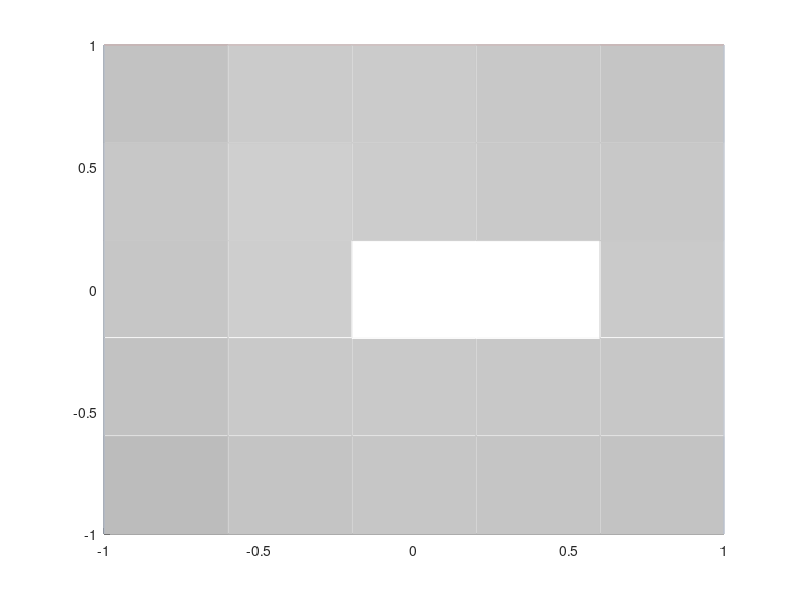

Here is the MATLAB script that generated this plot: (Note: this script raises an error after producing the figure.)
% Radiosity lighting method for a virtual room, in color.
% The routine "radiosity_emptyroom_Fcomp.m" needs to be computed before
% this one. 
%
% Samuli Siltanen January 2021

%% Preliminaries

% Load precomputed stuff
disp('Loading data')
load data/F_emptyroom F n qn d Xmat Ymat Zmat 
disp('Data loaded')

% Adjust the dark shades. Colors darker than the threshold will become
% black, so increasing the threshold will darken the image. 
threshold = 0.05;

% Sigmoid correction for optimal gray levels. Increasing betapar1 will
% darken the image, especially the shadows. Increasing betapar2 will
% lighten the image, especially highlights. 
betapar1 = 1;
betapar2 = 10;

% Camera settings. The camera is located at vector "campos", it is pointed
% towards "camtar", and the view angle is "camang". A larger "camang" value
% will give a more "wide-angle lens", so more of the scene is seen in the
% image. 
campos = [.2 -2.3 -.30];
camtar = [0 0 0];
camang = 70;

%% Construct the color vector (B-vector) using the radiosity lighting model.

% Construct the right hand side Evec of the radiosity equation. Evec
% describes the contribution of emitted light in the scene. For example,
% each pixel belonging to a lamp in the virtual space causes a positive
% element in Evec.
Evec   = zeros(6*n^2,1);
indvec = repmat(logical(0),size(Evec));
indvec(n^2+[1:n^2]) = sqrt((Xmat(:,2)-.3).^2+Ymat(:,2).^2)<.3; % Ceiling lamp
indvec(4*n^2+[1:n^2]) = ...
    ((abs(Zmat(:,5)-0)<.3)&(abs(Ymat(:,5)-0)<.1))|...
    ((abs(Zmat(:,5)-0)<.3)&(abs(Ymat(:,5)-1/2)<.1))|...
    ((abs(Zmat(:,5)-0)<.3)&(abs(Ymat(:,5)+1/2)<.1)); % Rectangular lamps in the left wall
% indvec(4*n^2+[1:n^2]) = ...
%     sqrt((Zmat(:,5)-0).^2+(Ymat(:,5)-0).^2)<.1 |...
%     sqrt((Zmat(:,5)-0).^2+(Ymat(:,5)-1/2).^2)<.1 |...
%     sqrt((Zmat(:,5)-0).^2+(Ymat(:,5)+1/2).^2)<.1; % Round lamps in the left wall
% Evec(n^2+round(n^2/2)-2) = 1;
% Evec(3*n^2+round(n^2/2)-2) = 1;
Evec(indvec) = 1;
disp('Right-hand-side constructed')

% The parameter rho adjusts the surface material (how much incoming light
% is reflected away from a patch, 0<rho<=1)
rho = .9*ones(6*n^2,1);
rho(n^2+[1:n^2]) = 1; % Bright ceiling
rho(2*n^2+[1:n^2]) = .7; % Dark floor

% Solve for color vector.
disp('Solving radiosity equation...')
tic
colorvec_orig = gmres(eye(6*n^2)-repmat(rho,1,6*n^2).*F,Evec);
disp(['Radiosity equation solved in ',num2str(toc),' seconds'])


%% Produce a still image of the scene

% Adjust the dark shades and normalize the values of the color vector 
% between 0 and 1.
colorvec = colorvec_orig-threshold;
colorvec = max(0,colorvec);
colorvec = colorvec/max(colorvec);

% Sigmoid correction for optimal gray levels.
colorvec  = betacdf(colorvec,betapar1,betapar2);
% figure(100)
% clf
% t = linspace(0,1,200);
% plot(t,betacdf(t,betapar1,betapar2));
% title('Grayscale adjustment curve')
% Construct grayscale color matrix by repeating the same color vector for
% red, green and blue channels.


% Construct color matrix 
colorvecR = colorvec;
colorvecR(1:n^2) = colorvecR(1:n^2).^.8; % Back wall
colorvecR(3*n^2+[1:n^2]) = colorvecR(3*n^2+[1:n^2]).^1.2; % Right wall
colorvecR(4*n^2+[1:n^2]) = colorvecR(4*n^2+[1:n^2]).^1.2; % Left wall
colorvecG = colorvec;
colorvecG(1:n^2) = colorvecG(1:n^2).^1.4; % Back wall
colorvecB = colorvec;
colorvecB(1:n^2) = colorvecB(1:n^2).^1.4; % Back wall
colorvecB(3*n^2+[1:n^2]) = colorvecB(3*n^2+[1:n^2]).^.7; % Right wall
colorvecB(4*n^2+[1:n^2]) = colorvecB(4*n^2+[1:n^2]).^.7; % Left wall
colormat = [colorvecR(:),colorvecG(:),colorvecB(:)];



% Create plot window
figure(1)
clf

% Draw all the walls consisting of n x n little squares (pixels).
% Pick the gray value of each square from the illumination vector
% calculated by the radiosity method above

% The back wall
colorind = 1;
for iii = 1:(n^2)
    p1 = patch(...
        [Xmat(iii,1)+d/2,Xmat(iii,1)+d/2,Xmat(iii,1)-d/2,Xmat(iii,1)-d/2],...
        [Ymat(iii,1),Ymat(iii,1),Ymat(iii,1),Ymat(iii,1)],...
        [Zmat(iii,1)-d/2,Zmat(iii,1)+d/2,Zmat(iii,1)+d/2,Zmat(iii,1)-d/2],...
        colormat(colorind,:));
    hold on
    % If the following line is missing, each patch will have black
    % boundaries. Here we set the boundary color to match the patch color,
    % so no boundaries are visible.
    set(p1,'EdgeColor',colormat(colorind,:))
    colorind = colorind+1;
end

% Roof
for iii = 1:(n^2)
    p1 = patch(...
        [Xmat(iii,2)+d/2,Xmat(iii,2)+d/2,Xmat(iii,2)-d/2,Xmat(iii,2)-d/2],...
        [Ymat(iii,2)-d/2,Ymat(iii,2)+d/2,Ymat(iii,2)+d/2,Ymat(iii,2)-d/2],...
        [Zmat(iii,2),Zmat(iii,2),Zmat(iii,2),Zmat(iii,2)],...
        colormat(colorind,:));
    set(p1,'EdgeColor',colormat(colorind,:))
    colorind = colorind+1;
end

% Floor
for iii = 1:(n^2)
    p1 = patch(...
        [Xmat(iii,3)+d/2,Xmat(iii,3)+d/2,Xmat(iii,3)-d/2,Xmat(iii,3)-d/2],...
        [Ymat(iii,3)-d/2,Ymat(iii,3)+d/2,Ymat(iii,3)+d/2,Ymat(iii,3)-d/2],...
        [Zmat(iii,3),Zmat(iii,3),Zmat(iii,3),Zmat(iii,3)],...
        colormat(colorind,:));
    set(p1,'EdgeColor',colormat(colorind,:))
    colorind = colorind+1;
end

% Right-hand-side wall
for iii = 1:(n^2)
    p1 = patch(...
        [Xmat(iii,4),Xmat(iii,4),Xmat(iii,4),Xmat(iii,4)],...
        [Ymat(iii,4)+d/2,Ymat(iii,4)+d/2,Ymat(iii,4)-d/2,Ymat(iii,4)-d/2],...
        [Zmat(iii,4)-d/2,Zmat(iii,4)+d/2,Zmat(iii,4)+d/2,Zmat(iii,4)-d/2],...
        colormat(colorind,:));
    set(p1,'EdgeColor',colormat(colorind,:))
    colorind = colorind+1;
end

% Left-hand-side wall
for iii = 1:(n^2)
    p1 = patch(...
        [Xmat(iii,5),Xmat(iii,5),Xmat(iii,5),Xmat(iii,5)],...
        [Ymat(iii,5)+d/2,Ymat(iii,5)+d/2,Ymat(iii,5)-d/2,Ymat(iii,5)-d/2],...
        [Zmat(iii,5)-d/2,Zmat(iii,5)+d/2,Zmat(iii,5)+d/2,Zmat(iii,5)-d/2],...
        colormat(colorind,:));
    set(p1,'EdgeColor',colormat(colorind,:))
    colorind = colorind+1;
end

% Camera settings
camproj('perspective')
set(gca,'CameraPosition',campos,'CameraTarget',camtar,'CameraViewAngle',camang)

% Axis settings
axis equal
axis off
drawnow






